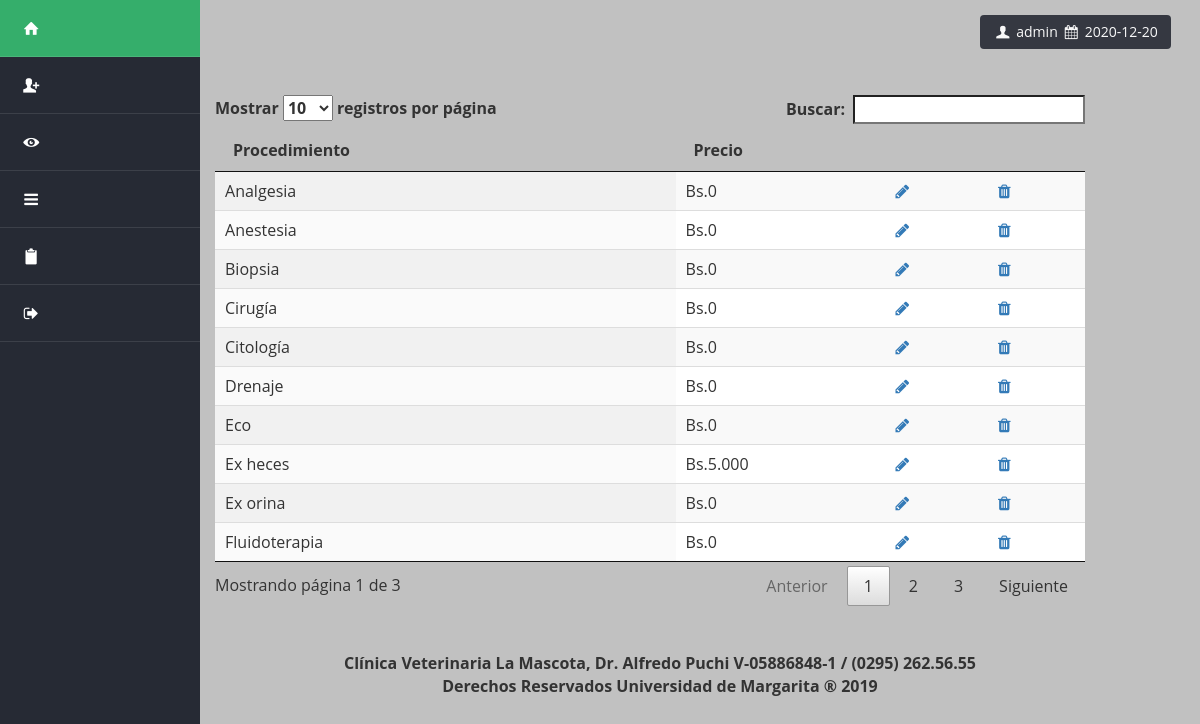
/mostrar_procedimientos_dataTable.php (signed in), run on the app's committed database.
### tables this page shows
CREATE TABLE `procedimientos_consulta` (
  `PROCEDIMIENTO` varchar(250) NOT NULL,
  `PRECIO` varchar(100) NOT NULL
);

### mostrar_procedimientos_dataTable.php (the view, shortened to what this page needs)
<?php session_start();
	require 'admin/config.php';
	$conexion = conexion($bd_config);
	$statement = $conexion->prepare("SELECT * FROM procedimientos_consulta ORDER BY PROCEDIMIENTO ASC");
	$statement->execute();
	$resultado = $statement->fetchAll();
	$diaActual=date("d");
	$mesActual=date("m");
	$anioActual=date("Y");
	$fechaActual = $anioActual .'-'. $mesActual .'-'. $diaActual;
?>
<html lang="es">
	<head>
		<link rel="stylesheet" type="text/css" href="data_table/css/bootstrap.min.css">
		<link rel="stylesheet" type="text/css" href="data_table/css/bootstrap-theme.css">
		<link href="data_table/css/jquery.dataTables.min.css" rel="stylesheet">
		<link rel="stylesheet" type="text/css" href="css/fontello.css">
		<link rel="stylesheet" type="text/css" href="css/estilos.css">
	</head>
<body>
	<div class="container-fluid">
			<div class="row">
				<?php require'views/HeadTipo1.php'; ?>
			<button class="wrapper btn" ><span><i class="icon-user"></i></span><?php echo " " .$_SESSION['usuario'] ."  "?><span><i class="icon-calendar"></i></span><?php echo " " .$fechaActual?></button>
			<br>
			<br>
			<br>
			<div class="col-md-9 table-responsive">
				<table class="display" id="mitabla">
					<thead>
						<tr>
							<th>Procedimiento</th>
							<th>Precio</th>
							<th></th>
							<th></th>
						</tr>
					</thead>
					<tbody>
						<?php foreach ($resultado as $row): ?>
							<tr>
								<td><?php echo $row['PROCEDIMIENTO']; ?></td>
								<td><?php echo $row['PRECIO']; ?></td>
								<td><a class="icon-pencil" href="editar_procedimiento.php?procedimiento=<?php echo $row['PROCEDIMIENTO']; ?> " ></a></td>
								<td><a href="#" class="icon-trash" data-href="eliminar_procedimiento.php?procedimiento=<?php echo $row['PROCEDIMIENTO']; ?>" data-toggle="modal" data-target="#confirm-delete"></a></td>
							</tr>
						<?php endforeach ?>
					</tbody>
				</table>
				<br>
				<br>
				<p style="text-align:center; margin-left: 20px;"><b>Clínica Veterinaria La Mascota, Dr. Alfredo Puchi V-05886848-1 / (0295) 262.56.55 <br> Derechos Reservados Universidad de Margarita &reg; 2019</b></p>
			</div>
		</div>
	</div>
</body>
</html>

### views/HeadTipo1.php (shortened to what this page needs)
<div class="barra-lateral col-md-2">
	<nav class="menu d-flex d-sm-block justify-content-center flex-wrap">
		<a href="index.php"><i class="icon-home"></i><span>Inicio</span></a>
		<a href="formulario_insertar_cliente.php"><i class="icon-user-add"></i><span>Insertar Cliente</span></a>
		<li><a href="#"><i class="icon-eye"></i><span>Mostrar</span></a>
		</li>
		<li><a href="#"><i class="icon-menu"></i><span>Paneles</span></a>
		</li>
		<?php if ($_SESSION['usuario'] == "admin"){  ?>
		<a href="manuales/Manual de Usuario (Administrador).pdf" target="_blank"><i class="icon-clipboard"></i><span>Manual</span></a>
		<?php }else{?>
		<a href="manuales/Manual de Usuario (Normal).pdf" target="_blank"><i class="icon-clipboard"></i><span>Manual</span></a>
		<?php   }?>
		<a href="cerrar.php"><i class="icon-logout"></i><span>Cerrar Sesión</span></a>
	</nav>
</div>

### css/estilos.css (style rules this page uses)
body { background: #C1C1C1; font-size: 16px; font-family: 'Open Sans', sans-serif; }
.barra-lateral { background: #262a34; color: #fff; min-width: 300px; min-height: 1000px; padding: 0; }
.barra-lateral a { color: #fff; }
.barra-lateral .menu a { display: block; padding: 20px; font-family: 'Roboto', sans-serif; font-weight: 500; border-bottom: 1px solid rgba(255,255,255,.1); background: #262a34; }
.barra-lateral .menu a i { margin-right: 20px; font-weight: normal; }
@media screen and (max-width: 1300px) { .barra-lateral { min-width: auto; } }
@media screen and (max-width: 1300px) { .barra-lateral .menu a i { margin:0; } }

### mostrar_procedimientos_dataTable.php (style rules this page uses)
.menu li { list-style: none; }
.menu a { text-decoration: none; }
.wrapper { margin: 1em; margin-bottom: 0; margin-top: 15px; margin-left: 65%; opacity: 0.9; background-color: #262a34; cursor: pointer; color: white; }

### data on the page
procedimientos_consulta: PROCEDIMIENTO "Analgesia", PRECIO "Bs.0"
procedimientos_consulta: PROCEDIMIENTO "Anestesia", PRECIO "Bs.0"
procedimientos_consulta: PROCEDIMIENTO "Biopsia", PRECIO "Bs.0"
procedimientos_consulta: PROCEDIMIENTO "Cirugía", PRECIO "Bs.0"
procedimientos_consulta: PROCEDIMIENTO "Citología", PRECIO "Bs.0"
procedimientos_consulta: PROCEDIMIENTO "Drenaje", PRECIO "Bs.0"
procedimientos_consulta: PROCEDIMIENTO "Eco", PRECIO "Bs.0"
procedimientos_consulta: PROCEDIMIENTO "Ex heces", PRECIO "Bs.5.000"
procedimientos_consulta: PROCEDIMIENTO "Ex orina", PRECIO "Bs.0"
procedimientos_consulta: PROCEDIMIENTO "Fluidoterapia", PRECIO "Bs.0"

### other printed values
$_SESSION['usuario'] "admin"
